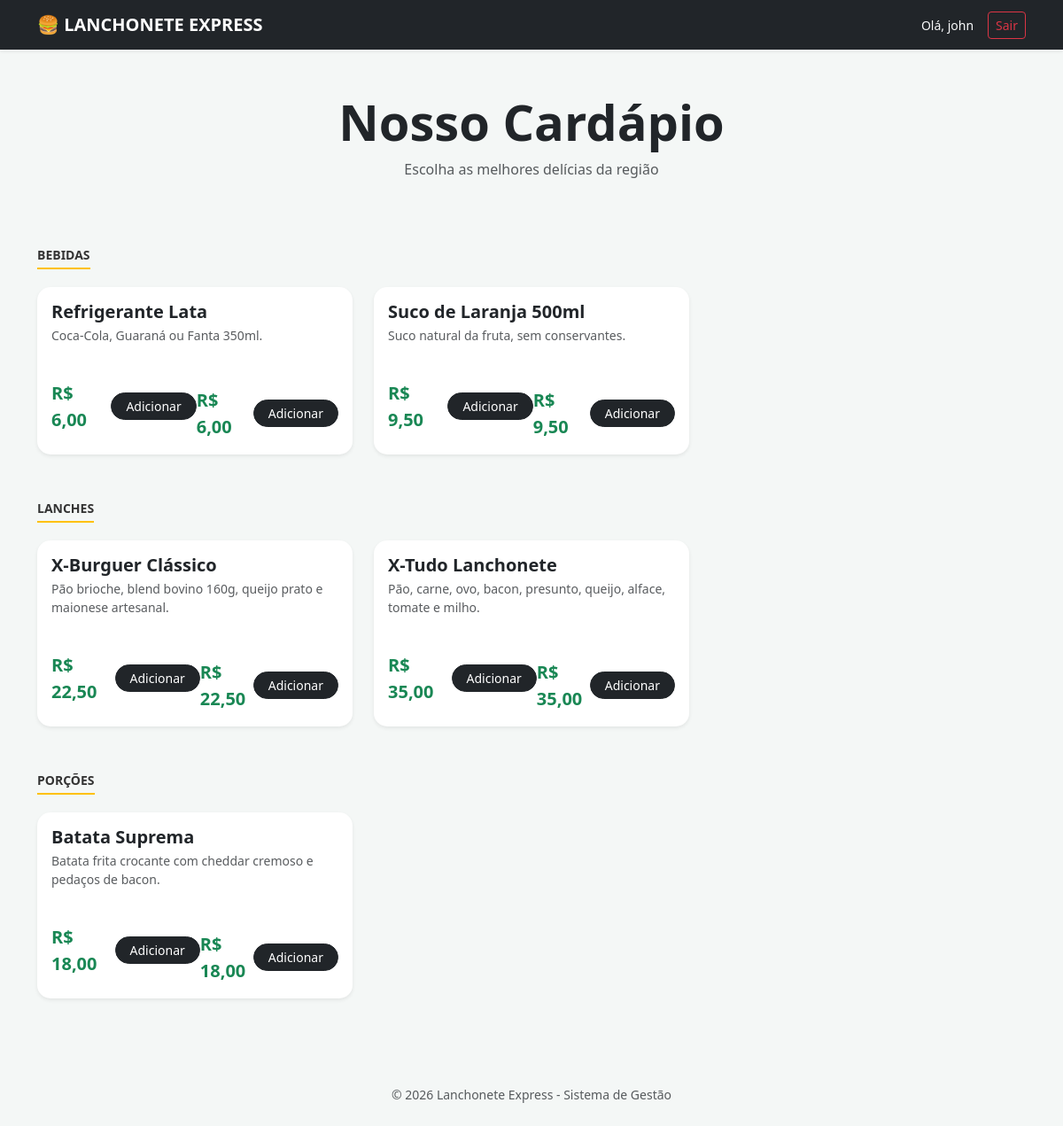
The page /cardapio.php (signed in) on the database its author committed.
### tables this page shows
CREATE TABLE `produtos` (
  `id` bigint(20) UNSIGNED NOT NULL,
  `nome` varchar(100) DEFAULT NULL,
  `preco` decimal(10,2) DEFAULT NULL,
  `categoria` varchar(50) DEFAULT NULL,
  `descricao` varchar(255) NOT NULL
);

### cardapio.php (the view, shortened to what this page needs)
<?php
require_once('conexao.php');
try {
    $sql = "SELECT * FROM produtos ORDER BY categoria ASC, nome ASC";
    $stmt = $pdo->query($sql);
    $produtos = $stmt->fetchAll(PDO::FETCH_ASSOC);
} catch (PDOException $e) {
    die("Erro ao carregar produtos: " . $e->getMessage());
}
?>
<!DOCTYPE html>
<html lang="pt-br">
<head>
    <link href="https://cdn.jsdelivr.net/npm/bootstrap@5.3.0/dist/css/bootstrap.min.css" rel="stylesheet">
</head>
<body>
<nav class="navbar navbar-expand-lg navbar-dark bg-dark shadow-sm">
    <div class="container">
        <a class="navbar-brand fw-bold" href="#">🍔 LANCHONETE EXPRESS</a>
        <div class="d-flex align-items-center">
            <span class="text-light me-3 small">Olá, <?= $_SESSION['usuario_nome'] ?></span>
            <a href="logout.php" class="btn btn-outline-danger btn-sm">Sair</a>
        </div>
    </div>
</nav>
<div class="container py-5">
    <div class="text-center mb-5">
        <h1 class="display-4 fw-bold">Nosso Cardápio</h1>
        <p class="text-muted">Escolha as melhores delícias da região</p>
    </div>
    <?php
    $categoriaAtual = "";
    ?>
   <div class="row">
    <?php foreach ($produtos as $p): ?>
        <?php if ($p['categoria'] !== $categoriaAtual):
            $categoriaAtual = $p['categoria']; ?>
            <div class="col-12 mt-4">
                <h3 class="categoria-header text-uppercase small"><?= $categoriaAtual ?></h3>
            </div>
        <?php endif; ?>
        <div class="col-md-4 mb-4">
            <div class="card card-produto h-100 shadow-sm">
                <div class="card-body d-flex flex-column">
                    <div class="d-flex justify-content-between align-items-start">
                        <h5 class="card-title fw-bold mb-1"><?= $p['nome'] ?></h5>
                    </div>
                    <p class="card-text text-muted small flex-grow-1">
                        <?= $p['descricao'] ?>
                    </p>
                    <div class="d-flex justify-content-between align-items-center mt-3">
                        <span class="preco">R$ <?= number_format($p['preco'], 2, ',', '.') ?></span>
                        <a href="carrinho.php?add=<?= $p['id'] ?>" class="btn btn-dark btn-sm rounded-pill px-3">
                            Adicionar
                        </a>
                        <div class="d-flex justify-content-between align-items-center mt-3">
    <span class="preco">R$ <?= number_format($p['preco'], 2, ',', '.') ?></span>
    <div class="d-flex gap-2"> <a href="carrinho.php?add=<?= $p['id'] ?>" class="btn btn-dark btn-sm rounded-pill px-3">
            Adicionar
        </a>
    </div>
</div>
                    </div>
                </div>
            </div>
        </div>
    <?php endforeach; ?>
</div>
    </div>
<footer class="text-center py-4 text-muted">
    <small>&copy; 2026 Lanchonete Express - Sistema de Gestão</small>
</footer>
</body>
</html>

### cardapio.php (style rules this page uses)
body { background-color: #f4f7f6; }
.card-produto { border: none; border-radius: 15px; transition: 0.3s; overflow: hidden; }
.preco { font-size: 1.25rem; font-weight: bold; color: #198754; }
.categoria-header { border-bottom: 2px solid #ffc107; display: inline-block; margin-bottom: 20px; padding-bottom: 5px; font-weight: bold; color: #333; }

### rows shown on the page
produtos: categoria "BEBIDAS", nome "Refrigerante Lata", descricao "Coca-Cola, Guaraná ou Fanta 350ml.", preco "6,00"
produtos: nome "Suco de Laranja 500ml", descricao "Suco natural da fruta, sem conservantes.", preco "9,50"
produtos: categoria "LANCHES", nome "X-Burguer Clássico", descricao "Pão brioche, blend bovino 160g, queijo prato e maionese artesanal.", preco "22,50"
produtos: nome "X-Tudo Lanchonete", descricao "Pão, carne, ovo, bacon, presunto, queijo, alface, tomate e milho.", preco "35,00"
produtos: categoria "PORÇÕES", nome "Batata Suprema", descricao "Batata frita crocante com cheddar cremoso e pedaços de bacon.", preco "18,00"

### other values the page prints
$_SESSION['usuario_nome'] "john"
